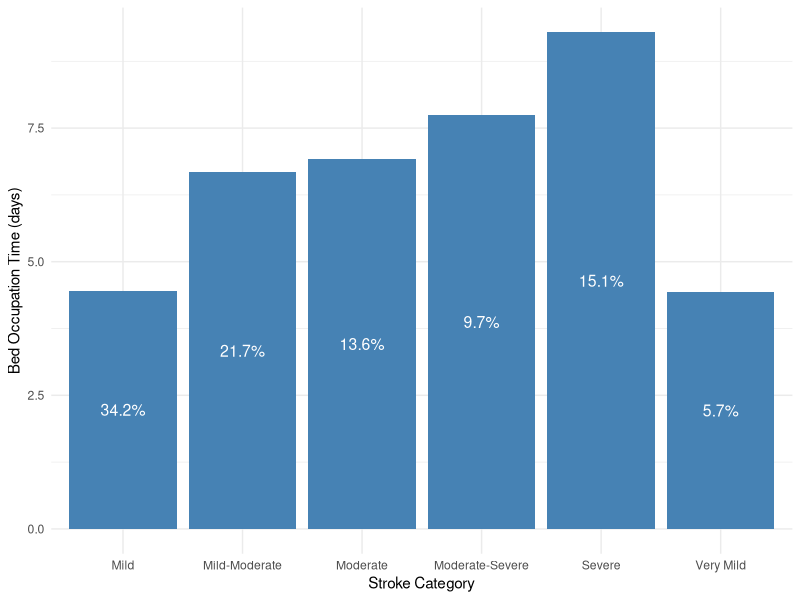
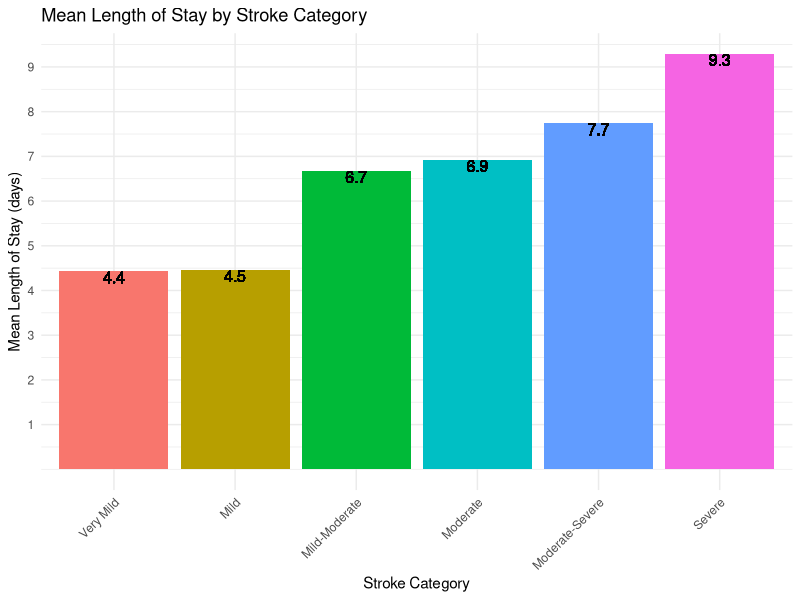
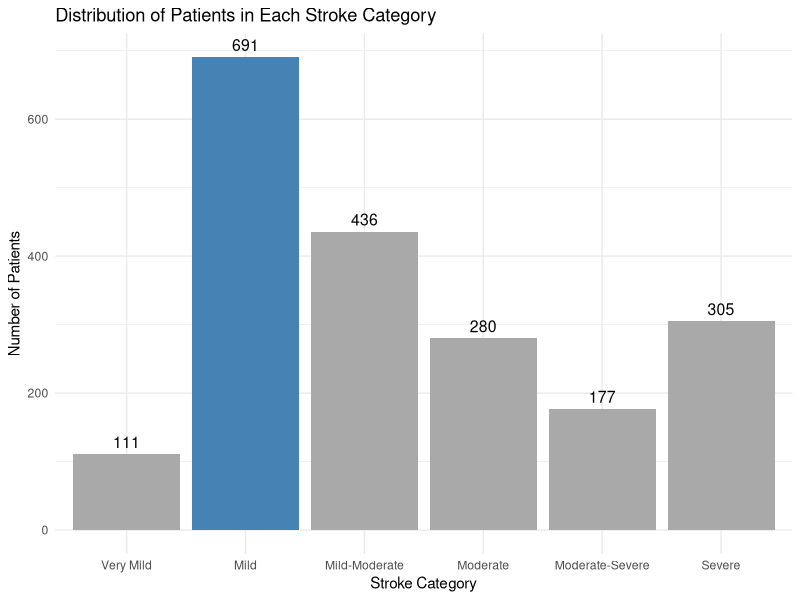

Generate these figures, in order, with R:
## ---- chunk 1

#| label: tbl-strokeCat
#| tbl-cap: Stroke Categories, Probabiliy and Bed Occupation times

library(tidyverse)
library(ggplot2)
library(bookdown)

set.seed(2023)
# Parameters

total_patients <- 2000 # assuming there are 2000 all around the year
total_patients_future <- 2500 # assuming the 2500 patients in the future 
patients_per_month <- 2000/12 # patients per month
arrival_rate <- total_patients/365  # average 6 patients per day
arrival_rate_future <- total_patients_future/365 # average 7 patients per day

# Bed occupation time (in days) for each stroke level

bed_occupation_time <- list(c(4.43), c(4.46), c(6.67), c(6.92), c(7.74), c(9.29))


# Probability of each stroke level
stroke_level_prob <- c(0.0570,0.342, 0.217, 0.136, 0.0971, 0.151)

# visualization

library(ggplot2)

bed_occupation_time_df <- data.frame(
  stroke_category = c("Very Mild", "Mild", "Mild-Moderate", "Moderate", "Moderate-Severe", "Severe"),
  bed_occupation_time = c(4.43,4.46,6.67,6.92,7.74,9.29),
  probability = c(0.0570,0.342, 0.217, 0.136, 0.0971, 0.151)
)

updated_bed_occupation_time_df <- bed_occupation_time_df

colnames(updated_bed_occupation_time_df) <- c("Stroke Categories", "Bed Occupation times", "Stroke Probability")

updated_bed_occupation_time_df %>%
  knitr::kable(caption = "Stroke categories and corresponding length of stay and probabilities")
## ---- chunk 2

# viz for the stroke categrories.

v1 <-ggplot(updated_bed_occupation_time_df, aes(x = `Stroke Categories`, y = `Bed Occupation times`)) +
  geom_col(fill = "steelblue") +
  theme_minimal()+
  geom_text(aes(label = scales::percent(`Stroke Probability`, accuracy = 0.1)), 
            position = position_stack(vjust = 0.5), color = "white", size = 4) +
  theme_minimal() +
  labs(
       x = "Stroke Category",
       y = "Bed Occupation Time (days)")
v1

## ---- chunk 3

# total patients = 2000
# arrival rate = 6

generate_interarrival_times <- function(total_patients, arrival_rate) {
  interarrival_times <- rexp(total_patients, rate = arrival_rate)
  return(interarrival_times)
}

## ---- chunk 4

# stroke_level_prob <- c(0.0570,0.342, 0.217, 0.136, 0.0971, 0.151)

assign_stroke_levels <- function(total_patients, stroke_level_prob) {
  stroke_levels <- sample(1:length(stroke_level_prob), 
                          size = total_patients, 
                          replace = TRUE, 
                          prob = stroke_level_prob)
  return(stroke_levels)
}

stroke_levels <- assign_stroke_levels(total_patients, stroke_level_prob)
## ---- chunk 5
generate_length_of_stay <- function(total_patients, 
                                    bed_occupation_time, 
                                    stroke_levels) {
  length_of_stay <- numeric(total_patients)
  
  for (i in 1:total_patients) {
    
    stroke_level <- stroke_levels[i]
    
    if (length(bed_occupation_time[[stroke_level]]) == 1) {
      
      length_of_stay[i] <- bed_occupation_time[[stroke_level]][1]
    } 
    else {
      length_of_stay[i] <- sample(bed_occupation_time[[stroke_level]][1]
                                  :bed_occupation_time[[stroke_level]][2], 1)
    }
  }
  
  return(length_of_stay)
}


# Generating length_of_stay for each patient
length_of_stay <- generate_length_of_stay(total_patients, 
                                          bed_occupation_time, 
                                          stroke_levels)
## ---- chunk 6
set.seed(2023)

# generating the arrival data for the current volume of patients

# Add number_of_patients and length_of_stay to arrivals_data

interarrival_times <- generate_interarrival_times(total_patients, arrival_rate)

stroke_levels <- assign_stroke_levels(total_patients, stroke_level_prob)

length_of_stay<- generate_length_of_stay(total_patients, bed_occupation_time, stroke_levels)

arrivals_data <- data.frame(interarrival_times, stroke_levels, length_of_stay)

## ---- chunk 7
arrivals_data$stroke_categories <- factor(arrivals_data$stroke_levels,
                                          levels = c(1, 2, 3, 4, 5, 6),
                                          labels = c("Very Mild", "Mild", "Mild-Moderate", "Moderate", "Moderate-Severe", "Severe"))

colnames(arrivals_data) <- c("Interarrival times", "stroke levels", "Length of stay", "stroke categoryNames")

arrivals_data %>% 
  select(-`stroke levels`) %>%
  head() %>%
  knitr::kable(caption = "Patient Arrival Data")
## ---- chunk 8
ggplot(arrivals_data, aes(x = `stroke categoryNames`, y = `Length of stay`, fill = `stroke categoryNames`)) +
  geom_bar(stat = "summary", fun = "mean", position = "dodge") +
  geom_text(aes(label = round(`Length of stay`, 1)), vjust = 1, size = 4) +
  theme_minimal() +
  scale_y_continuous(breaks = c(1,2,3,4,5,6,7,8,9,10))+
  labs(title = "Mean Length of Stay by Stroke Category",
       x = "Stroke Category",
       y = "Mean Length of Stay (days)") +
  scale_fill_discrete(name = "Stroke Category")+
        theme(axis.text.x = element_text(angle = 45 ,hjust = 1),
            legend.position = "none")
## ---- chunk 9

library(dplyr)
arrivals_summary <- arrivals_data %>%
  count(`stroke categoryNames`) %>%
  mutate(max_count = n == max(n))

stroke_distribution <- ggplot(arrivals_summary, aes(x = `stroke categoryNames`, y = n, fill = max_count)) +
  geom_bar(stat = "identity") +
  geom_text(aes(label = n), vjust = -0.5, size = 4) +
  scale_fill_manual(values = c("darkgray", "steelblue"), guide = FALSE) +
  theme_minimal() +
  labs(
    x = "Stroke Category",
    y = "Number of Patients",
    title = "Distribution of Patients in Each Stroke Category"
  )

stroke_distribution



## ---- chunk 10
set.seed(2023)

stroke_simulation <- function(total_patients, arrival_rate, 
                              bed_occupation_time, stroke_level_prob, 
                              num_beds) {
  
  interarrival_times <- generate_interarrival_times(total_patients, arrival_rate)
  stroke_levels <- assign_stroke_levels(total_patients, stroke_level_prob)
  length_of_stay <- generate_length_of_stay(total_patients, bed_occupation_time, stroke_levels)
  
  # initializing the beds and queue 
  beds <- rep(0, num_beds)
  queue <- list()
  

# inter-arrival_time is an input parameter for this function, 
# which represents the time between patient arrivals. 
# This variable is based on the generate_interarrival_times function, 
# where we input the total number of patients and arrival rate.

# The pmax function ensures that the bed occupation times do not become negative. 
# A value of 0 in this context means that the bed is available 
# (i.e., the patient has completed their stay)
  
  update_bed_occupation_times <- function(beds, interarrival_time) {
  beds <- pmax(beds - interarrival_time, 0)
  
  # 'beds' is a numeric vector that represents the current remaining 
  # bed occupation time for each bed in the simulation.
  # Each element in this vector corresponds to a bed in the hospital
  # ward. A value of 0 means that the bed is available for use.
  # Subtracting the inter-arrival_time from each element of 'beds' 
  # updates the remaining bed occupation times, considering the 
  # passage of time between patient arrivals.
  # The pmax function is used to ensure that the resulting bed 
  # occupation times do not become negative, meaning that a 
  # bed with a remaining time less than or equal to the interarrival_time
  # will be considered available (set to 0).
  return(beds)
}
  
  # for every patient in total patients (1000)
  
  for (i in 1:total_patients) {
    
    # update the beds variable with the bed occupation times 
    # of all the patients arriving at the inter-arrival times
    
    beds <- update_bed_occupation_times(beds, interarrival_times[i])
    # creating a new variable available beds to keep track 
    # of the available beds the beds that are available will
    # have the bed occupation time of 0 so in this variable 
    # I store the beds that are available hence which(beds==0)
    
    available_beds <- which(beds == 0)
    
    # here if the length of the available beds vector 
    # is greater than 0 which means that 
    # there is at least one bed with bed occupation times ==0 
    # then assign the first available bed to the patient 
    # by setting this available bed (bed occupation times ==0) 
    # to the length of the stay of the patient 
    # (whatever the severity of that patient might be)
    
    if (length(available_beds) > 0) {
      beds[available_beds[1]] <- length_of_stay[i]
    } else {
      # if there is no bed available then append the queue list
      queue <- append(queue, length_of_stay[i])
    }
  }
  
  return(list(beds = beds, queue = queue, length_of_stay =length_of_stay))
}
## ---- chunk 11
run_simulation <- function(arrival_rate,
                           bed_occupation_time,
                           stroke_level_prob,
                           total_patients,
                           num_simulations) {
    num_bed_range <- seq(20,50, by=1)

  performance_metrics_list <- lapply(1:num_simulations, function(simulation) {
    lapply(num_bed_range, function(num_beds) {
      stroke_sim <- stroke_simulation(total_patients =  total_patients,
                                      arrival_rate = arrival_rate,
                                      bed_occupation_time = bed_occupation_time,
                                      stroke_level_prob = stroke_level_prob,
                                      num_beds = num_beds)

      num_beds <- length(stroke_sim$beds)
      total_patients <- total_patients

      occupied_beds <- sum(stroke_sim$beds > 0)
      utilization <- occupied_beds / num_beds

      total_wait_times <- sum(unlist(stroke_sim$queue))
      num_patients_queue <- length(stroke_sim$queue)
      avg_wait_times <- total_wait_times / num_patients_queue

      average_time_in_queue = total_wait_times / num_patients_queue
      max_queue_length <- length(stroke_sim$queue)

      proportion_patients_waiting <- num_patients_queue / total_patients
      percent_patients_waiting <- proportion_patients_waiting * 100

      avg_length_of_stay <- (sum(stroke_sim$length_of_stay)) / total_patients

      performance_metrics_month <- data.frame(num_beds = num_beds,
                                              utilization = utilization,
                                              avg_wait_times = avg_wait_times,
                                              max_queue_length = max_queue_length,
                                              # min_queue_length = stroke_sim$min_queue_length,
                                              proportion_patients_waiting = proportion_patients_waiting,
                                              percent_patients_waiting = percent_patients_waiting,
                                              avg_length_of_stay = avg_length_of_stay)

      return(performance_metrics_month)
    })
  })

  return(performance_metrics_list)
}

## ---- chunk 12

stroke_sim_25 <- stroke_simulation(total_patients= total_patients, 
                                   arrival_rate= arrival_rate, 
                              bed_occupation_time = bed_occupation_time, 
                              stroke_level_prob= stroke_level_prob, 
                              num_beds= 25)

stroke_sim_30 <- stroke_simulation(total_patients= total_patients, 
                                   arrival_rate= arrival_rate, 
                              bed_occupation_time = bed_occupation_time, 
                              stroke_level_prob= stroke_level_prob, 
                              num_beds= 30)

stroke_sim_40 <- stroke_simulation(total_patients= total_patients, 
                                   arrival_rate= arrival_rate, 
                              bed_occupation_time = bed_occupation_time, 
                              stroke_level_prob= stroke_level_prob, 
                              num_beds= 40)


## ---- chunk 13
# stroke_sim_25 <- data.frame(stroke_sim_25)
# 
# # stroke_sim_30 <- data.frame(stroke_sim_30)
# 
# stroke_sim_40 <- data.frame(stroke_sim_40)
# 
# 
# library(ggplot2)
# stroke_sim_25$length_of_stay <- as.numeric(stroke_sim_25$length_of_stay)
# 
# ggplot(stroke_sim_25, aes(y = length_of_stay)) +
#   geom_histogram(binwidth = 0.5, fill = "steelblue", alpha = 0.8) +
#   theme_minimal() +
#   labs(title = "Length of Stay Distribution",
#        x = "Length of Stay (days)",
#        y = "Frequency")
# 
# # stroke_sim_30$length_of_stay <- as.numeric(stroke_sim_30$length_of_stay)
# # 
# # ggplot(stroke_sim_30, aes(y= length_of_stay)) +
# #   geom_histogram(binwidh=0.5, fill="darkgrey", alpha=0.7 )+
# #   theme_light()+
# #   labs(title = "Length of Stay Distribution",
# #        x = "Length of Stay (days)",
# #        y = "Frequency")
# 
# stroke_sim_40$length_of_stay <- as.numeric(stroke_sim_40$length_of_stay)
# 
# stroke_sim_40 <- data.frame(stroke_sim_40)
# ggplot(stroke_sim_40, aes(y= length_of_stay)) +
#   geom_histogram(binwidh=0.5, fill="lightblue", alpha=0.7 )+
#   theme_light()+
#   labs(title = "Length of Stay Distribution",
#        x = "Length of Stay (days)",
#        y = "Frequency")
## ---- chunk 14

# library(ggplot2)
# 
# results <- run_simulation(arrival_rate = arrival_rate,
#                           bed_occupation_time = bed_occupation_time,
#                           stroke_level_prob = stroke_level_prob,
#                           total_patients = total_patients,
#                           num_simulations = 120)
# 
# ggplot(results_df, aes(x = num_beds, y = percent_patients_waiting)) +
#   geom_point(size=0.7,
#              alpha= 0.5) +
#   geom_smooth(method = "loess") +
#   theme_minimal() +
#   labs(title = "Percent of Patients Waiting vs. Number of Beds",
#        x = "Number of Beds",
#        y = "Percent of Patients Waiting") +
#   geom_hline(yintercept = 5, linetype = "dashed", color = "red", size = 0.5)+
#   scale_y_continuous(breaks = c(5,10,15,20,25,30,35,40,45))
